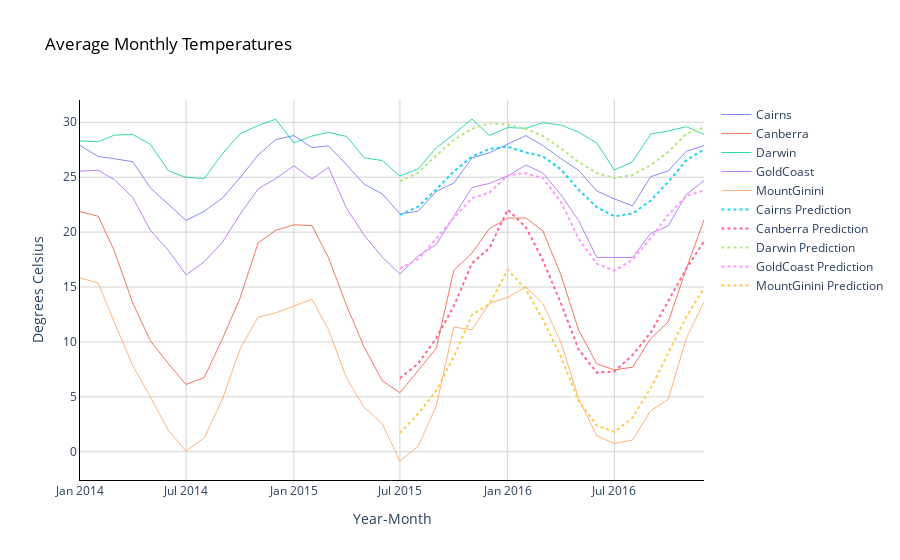

Here is the notebook cell this chart was saved with:
### Markdown cell above
Plot results

### Code cell
# Plot average monthly temperatures (actual and predicted) for test (out of time) data
fig = go.Figure()

# Trace for actual temperatures
for location in dfloc_test.index:
    fig.add_trace(go.Scatter(x=dfloc_test.loc[location, :].index,
                             y=dfloc_test.loc[location, :].values,
                             mode='lines',
                             name=location,
                             opacity=0.8,
                             line=dict(width=1)
                            ))

# Trace for predicted temperatures
for i in range(0,pred_test.shape[0]):
    fig.add_trace(go.Scatter(x=np.array(dfloc_test.columns[-timestep:]),
                             # Need to inverse transform the predictions before plotting
                             y=scaler.inverse_transform(pred_test[i].reshape(-1,1)).flatten(),
                             mode='lines',
                             name=dfloc_test.index[i]+' Prediction',
                             opacity=1,
                             line=dict(width=2, dash='dot')
                            ))

# Change chart background color
fig.update_layout(dict(plot_bgcolor = 'white'))

# Update axes lines
fig.update_xaxes(showgrid=True, gridwidth=1, gridcolor='lightgrey',
                 zeroline=True, zerolinewidth=1, zerolinecolor='lightgrey',
                 showline=True, linewidth=1, linecolor='black',
                 title='Year-Month'
                )

fig.update_yaxes(showgrid=True, gridwidth=1, gridcolor='lightgrey',
                 zeroline=True, zerolinewidth=1, zerolinecolor='lightgrey',
                 showline=True, linewidth=1, linecolor='black',
                 title='Degrees Celsius'
                )

# Set figure title
fig.update_layout(title=dict(text="Average Monthly Temperatures", font=dict(color='black')))
fig.show()

### Figure 1 — Plotly figure (JSON) as saved in the notebook; plotly's stock layout.template omitted (floating-point values rounded to 4 significant figures)
{"data": [{"line": {"width": 1}, "mode": "lines", "name": "Cairns", "opacity": 0.8, "type": "scatter", "x": ["2014-01", "2014-02", "2014-03", "2014-04", "2014-05", "2014-06", "2014-07", "2014-08", "2014-09", "2014-10", "2014-11", "2014-12", "2015-01", "2015-02", "2015-03", "2015-04", "2015-05", "2015-06", "2015-07", "2015-08", "2015-09", "2015-10", "2015-11", "2015-12", "2016-01", "2016-02", "2016-03", "2016-04", "2016-05", "2016-06", "2016-07", "2016-08", "2016-09", "2016-10", "2016-11", "2016-12"], "y": [27.9, 26.89, 26.68, 26.41, 24.04, 22.51, 21.06, 21.9, 23.1, 24.94, 27.02, 28.42, 28.8, 27.69, 27.86, 26.13, 24.37, 23.48, 21.66, 21.9, 23.7, 24.47, 26.75, 27.23, 28.04, 28.79, 27.88, 26.68, 25.62, 23.74, 23.03, 22.38, 25.05, 25.57, 27.36, 27.88]}, {"line": {"width": 1}, "mode": "lines", "name": "Canberra", "opacity": 0.8, "type": "scatter", "x": ["2014-01", "2014-02", "2014-03", "2014-04", "2014-05", "2014-06", "2014-07", "2014-08", "2014-09", "2014-10", "2014-11", "2014-12", "2015-01", "2015-02", "2015-03", "2015-04", "2015-05", "2015-06", "2015-07", "2015-08", "2015-09", "2015-10", "2015-11", "2015-12", "2016-01", "2016-02", "2016-03", "2016-04", "2016-05", "2016-06", "2016-07", "2016-08", "2016-09", "2016-10", "2016-11", "2016-12"], "y": [21.86, 21.45, 18.23, 13.54, 10.11, 8.007, 6.129, 6.748, 10.28, 13.97, 19.03, 20.17, 20.67, 20.59, 17.68, 13.31, 9.521, 6.463, 5.374, 7.371, 9.417, 16.52, 18.09, 20.33, 21.27, 21.29, 20.12, 16.07, 11.07, 8.013, 7.456, 7.7, 10.29, 11.84, 16.7, 21.1]}, {"line": {"width": 1}, "mode": "lines", "name": "Darwin", "opacity": 0.8, "type": "scatter", "x": ["2014-01", "2014-02", "2014-03", "2014-04", "2014-05", "2014-06", "2014-07", "2014-08", "2014-09", "2014-10", "2014-11", "2014-12", "2015-01", "2015-02", "2015-03", "2015-04", "2015-05", "2015-06", "2015-07", "2015-08", "2015-09", "2015-10", "2015-11", "2015-12", "2016-01", "2016-02", "2016-03", "2016-04", "2016-05", "2016-06", "2016-07", "2016-08", "2016-09", "2016-10", "2016-11", "2016-12"], "y": [28.3, 28.22, 28.84, 28.89, 28.0, 25.57, 24.99, 24.87, 27.13, 28.93, 29.71, 30.28, 28.13, 28.75, 29.08, 28.71, 26.77, 26.52, 25.12, 25.75, 27.67, 28.92, 30.3, 28.8, 29.52, 29.46, 29.96, 29.75, 29.1, 28.11, 25.65, 26.41, 28.93, 29.21, 29.6, 28.9]}, {"line": {"width": 1}, "mode": "lines", "name": "GoldCoast", "opacity": 0.8, "type": "scatter", "x": ["2014-01", "2014-02", "2014-03", "2014-04", "2014-05", "2014-06", "2014-07", "2014-08", "2014-09", "2014-10", "2014-11", "2014-12", "2015-01", "2015-02", "2015-03", "2015-04", "2015-05", "2015-06", "2015-07", "2015-08", "2015-09", "2015-10", "2015-11", "2015-12", "2016-01", "2016-02", "2016-03", "2016-04", "2016-05", "2016-06", "2016-07", "2016-08", "2016-09", "2016-10", "2016-11", "2016-12"], "y": [25.55, 25.64, 24.76, 23.15, 20.18, 18.33, 16.11, 17.3, 19.09, 21.61, 23.93, 24.88, 26.04, 24.83, 25.91, 22.16, 19.73, 17.71, 16.18, 17.83, 18.86, 21.41, 24.06, 24.44, 25.12, 26.11, 25.38, 23.4, 21.05, 17.7, 17.66, 17.68, 19.88, 20.57, 23.43, 24.69]}, {"line": {"width": 1}, "mode": "lines", "name": "MountGinini", "opacity": 0.8, "type": "scatter", "x": ["2014-01", "2014-02", "2014-03", "2014-04", "2014-05", "2014-06", "2014-07", "2014-08", "2014-09", "2014-10", "2014-11", "2014-12", "2015-01", "2015-02", "2015-03", "2015-04", "2015-05", "2015-06", "2015-07", "2015-08", "2015-09", "2015-10", "2015-11", "2015-12", "2016-01", "2016-02", "2016-03", "2016-04", "2016-05", "2016-06", "2016-07", "2016-08", "2016-09", "2016-10", "2016-11", "2016-12"], "y": [15.83, 15.36, 11.74, 7.853, 5.019, 1.928, 0.06935, 1.271, 4.772, 9.344, 12.26, 12.65, 13.25, 13.89, 11.13, 6.703, 4.042, 2.54, -0.8403, 0.479, 4.178, 11.35, 11.12, 13.54, 14.05, 15.02, 13.5, 9.95, 4.848, 1.452, 0.7532, 1.073, 3.748, 4.768, 10.36, 13.63]}, {"line": {"dash": "dot", "width": 2}, "mode": "lines", "name": "Cairns Prediction", "opacity": 1, "type": "scatter", "x": ["2015-07", "2015-08", "2015-09", "2015-10", "2015-11", "2015-12", "2016-01", "2016-02", "2016-03", "2016-04", "2016-05", "2016-06", "2016-07", "2016-08", "2016-09", "2016-10", "2016-11", "2016-12"], "y": [21.57, 22.32, 23.88, 25.53, 26.88, 27.58, 27.78, 27.26, 26.91, 25.7, 23.87, 22.27, 21.45, 21.69, 22.87, 24.58, 26.55, 27.53]}, {"line": {"dash": "dot", "width": 2}, "mode": "lines", "name": "Canberra Prediction", "opacity": 1, "type": "scatter", "x": ["2015-07", "2015-08", "2015-09", "2015-10", "2015-11", "2015-12", "2016-01", "2016-02", "2016-03", "2016-04", "2016-05", "2016-06", "2016-07", "2016-08", "2016-09", "2016-10", "2016-11", "2016-12"], "y": [6.701, 8.026, 10.34, 13.27, 17.16, 18.57, 22.05, 20.44, 17.44, 13.5, 9.316, 7.207, 7.316, 8.805, 10.85, 13.69, 16.68, 19.16]}, {"line": {"dash": "dot", "width": 2}, "mode": "lines", "name": "Darwin Prediction", "opacity": 1, "type": "scatter", "x": ["2015-07", "2015-08", "2015-09", "2015-10", "2015-11", "2015-12", "2016-01", "2016-02", "2016-03", "2016-04", "2016-05", "2016-06", "2016-07", "2016-08", "2016-09", "2016-10", "2016-11", "2016-12"], "y": [24.63, 25.42, 26.98, 28.38, 29.41, 29.92, 29.77, 29.41, 28.75, 27.62, 26.38, 25.38, 24.93, 25.21, 26.1, 27.31, 28.96, 29.53]}, {"line": {"dash": "dot", "width": 2}, "mode": "lines", "name": "GoldCoast Prediction", "opacity": 1, "type": "scatter", "x": ["2015-07", "2015-08", "2015-09", "2015-10", "2015-11", "2015-12", "2016-01", "2016-02", "2016-03", "2016-04", "2016-05", "2016-06", "2016-07", "2016-08", "2016-09", "2016-10", "2016-11", "2016-12"], "y": [16.7, 17.54, 19.39, 21.31, 23.09, 23.6, 25.17, 25.35, 24.91, 22.72, 19.4, 17.12, 16.49, 17.49, 19.44, 21.58, 23.3, 23.79]}, {"line": {"dash": "dot", "width": 2}, "mode": "lines", "name": "MountGinini Prediction", "opacity": 1, "type": "scatter", "x": ["2015-07", "2015-08", "2015-09", "2015-10", "2015-11", "2015-12", "2016-01", "2016-02", "2016-03", "2016-04", "2016-05", "2016-06", "2016-07", "2016-08", "2016-09", "2016-10", "2016-11", "2016-12"], "y": [1.693, 3.457, 5.557, 8.651, 12.46, 13.48, 16.56, 14.79, 12.03, 8.645, 4.638, 2.392, 1.802, 3.093, 5.805, 9.07, 12.31, 14.89]}], "layout": {"plot_bgcolor": "white", "title": {"font": {"color": "black"}, "text": "Average Monthly Temperatures"}, "xaxis": {"gridcolor": "lightgrey", "gridwidth": 1, "linecolor": "black", "linewidth": 1, "showgrid": true, "showline": true, "title": {"text": "Year-Month"}, "zeroline": true, "zerolinecolor": "lightgrey", "zerolinewidth": 1}, "yaxis": {"gridcolor": "lightgrey", "gridwidth": 1, "linecolor": "black", "linewidth": 1, "showgrid": true, "showline": true, "title": {"text": "Degrees Celsius"}, "zeroline": true, "zerolinecolor": "lightgrey", "zerolinewidth": 1}}}
